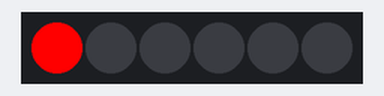
This sketch was run on a simulated Arduino Uno, built with avr-gcc and run on an emulated ATmega328P. On the bench: 6 RGB LEDs in strip order, left to right.

Above: at 0.05 s.
At 0.45 s:
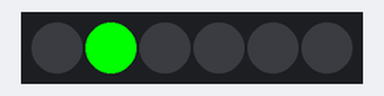
At 1.16 s:
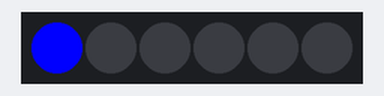
Timing chart, 0 to 40.0 s (numbered marks = the images above):
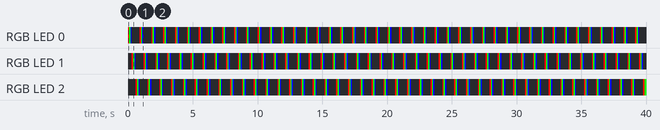

The sketch:

ws2811.ino
```cpp
#include "FastLED.h"

#define NUM_LEDS 6
#define DATA_PIN 2

CRGB leds[NUM_LEDS];

void setup() {  FastLED.addLeds<WS2811, DATA_PIN, RGB>(leds, NUM_LEDS); }

int parlaklik=255;

void loop() {

    for(int i=0; i<NUM_LEDS/2 ; i++ ){

      leds[i] = CRGB(parlaklik,0,0);  FastLED.show(); delay(100);
      leds[i] = CRGB(0,parlaklik,0);  FastLED.show(); delay(100);
      leds[i] = CRGB(0,0,parlaklik);  FastLED.show(); delay(100);
      leds[i] = CRGB(0,0,0);          FastLED.show();

    }
}
```

Measured:
- by itself, RGB LED 0–2: repeats every 0.91 s: RGB(0, 255, 0) 0.10 s, RGB(0, 0, 255) 0.10 s, off 0.61 s, RGB(255, 0, 0) 0.10 s
- by itself, everything shown: repeats every 0.91 s, in 9 steps
